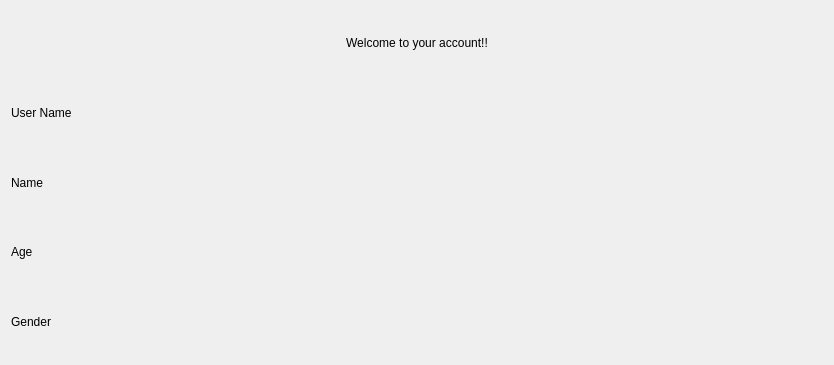
<?xml version="1.0" encoding="UTF-8"?>
<ui version="4.0">
 <class>Account</class>
 <widget class="QDialog" name="Account">
  <property name="geometry">
   <rect>
    <x>0</x>
    <y>0</y>
    <width>834</width>
    <height>365</height>
   </rect>
  </property>
  <property name="windowTitle">
   <string>Dialog</string>
  </property>
  <layout class="QGridLayout" name="gridLayout">
   <item row="4" column="0" colspan="2">
    <widget class="QLabel" name="label_7">
     <property name="text">
      <string>Gender</string>
     </property>
    </widget>
   </item>
   <item row="2" column="0">
    <widget class="QLabel" name="label_3">
     <property name="text">
      <string>Name</string>
     </property>
    </widget>
   </item>
   <item row="4" column="3">
    <widget class="QLabel" name="label_gender">
     <property name="text">
      <string/>
     </property>
    </widget>
   </item>
   <item row="0" column="1">
    <widget class="QLabel" name="label_9">
     <property name="text">
      <string>Welcome to your account!!</string>
     </property>
     <property name="alignment">
      <set>Qt::AlignCenter</set>
     </property>
    </widget>
   </item>
   <item row="3" column="3">
    <widget class="QLabel" name="label_age">
     <property name="text">
      <string/>
     </property>
    </widget>
   </item>
   <item row="2" column="3">
    <widget class="QLabel" name="label_name">
     <property name="text">
      <string/>
     </property>
    </widget>
   </item>
   <item row="3" column="0">
    <widget class="QLabel" name="label_5">
     <property name="text">
      <string>Age</string>
     </property>
    </widget>
   </item>
   <item row="1" column="0">
    <widget class="QLabel" name="label">
     <property name="text">
      <string>User Name</string>
     </property>
    </widget>
   </item>
   <item row="1" column="3">
    <widget class="QLabel" name="label_userName">
     <property name="text">
      <string/>
     </property>
    </widget>
   </item>
  </layout>
 </widget>
 <resources/>
 <connections/>
</ui>
